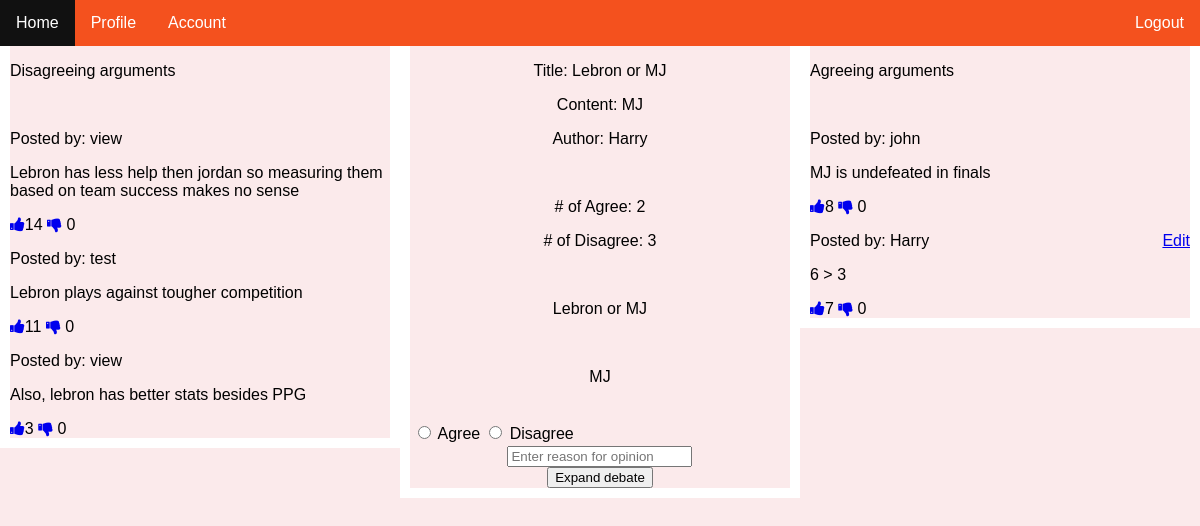
Page /discussionhome/view?title=Lebron+or+MJ&content=MJ&org_arg=1&author_id=1&org_author=Harry&argument_id=1 (signed in) on the committed database.
### ListenUp/models.py (models this page shows, shortened)
class singleArgument(db.Model):
    __tablename__='singlearguments'
    id = db.Column(db.Integer, primary_key=True)
    arguments_id = db.Column(db.Integer,ForeignKey('arguments.id'), nullable=False)
    author_id=db.Column(db.Integer,ForeignKey('user.id'), nullable=False)
    username = db.Column(db.String(20), nullable=False)
    content = db.Column(db.Text,nullable=False)
    date_posted = db.Column(db.DateTime,nullable=False,default=datetime.utcnow)
    agree_or_disagree = db.Column(db.Boolean, default = None)
    likes=db.Column(db.Integer, default=0)
    dislikes=db.Column(db.Integer, default=0)

class User(db.Model,UserMixin):
    __tablename__='user'
    id = db.Column(db.Integer, primary_key=True)
    username = db.Column(db.String(20), unique=True, nullable=False)
    email = db.Column(db.String(100), unique=True, nullable=False)
    password = db.Column(db.String(60), nullable=False)
    arguments = db.relationship('Arguments', backref='author', lazy=True)
    single_arguments = db.relationship('singleArgument', backref='author', lazy=True)

### ListenUp/routes.py (the view)
@app.route("/discussionhome/view", methods = ['GET', 'POST'])
@login_required
def view_debate():
    if request.args.get('likes')== "pressed" or request.args.get('dislikes') == "pressed":
        curr_id = current_user.get_id()
        user = load_user(curr_id)
        curr = singleArgument.query.filter_by(author_id=curr_id).first()
        use = User.query.filter_by(id=curr_id).first()
        arg=singleArgument.query.filter_by(content=request.args.get('subcontent')).first()
        if request.args.get('likes') =="pressed":
            arg.likes=arg.likes+1
            db.session.commit()
        else:
            arg.dislikes=arg.dislikes+1
            db.session.commit()
        right_args = singleArgument.query.filter_by(arguments_id=request.args.get('org_arg')).order_by(
            singleArgument.likes.desc())
        left_args = singleArgument.query.filter_by(arguments_id=request.args.get('org_arg')).order_by(
            singleArgument.likes.desc())
        left_len = 0
        right_len = 0
        for arg in left_args:
            if arg.agree_or_disagree == False:
                left_len += 1
        for arg2 in right_args:
            if arg2.agree_or_disagree == True:
                right_len += 1
        app.logger.info("YOLO ")
        return render_template('view_debate.html', title=request.args.get('title'),left_args=left_args,right_args=right_args,
                               argument_id=request.args.get('argument_id'), content=request.args.get('content'), curr=current_user,left_len=left_len,right_len=right_len,
                               subcontent=request.args.get('subcontent'), org_author=request.args.get('org_author'),author_id=curr_id, org_arg=request.args.get('org_arg'))
    else:
        curr_id = current_user.get_id()
        user = load_user(curr_id)
        curr = singleArgument.query.filter_by(author_id=curr_id).first()
        form = ExpandDebate(request.form)
        if request.method == 'POST' and form.validate():
            a_o_d = None
            if 'agree' in request.form:
                a_o_d = True
            else:
                a_o_d = False
            use = User.query.filter_by(id=curr_id).first()
            expand = singleArgument(arguments_id=request.args.get('org_arg'), author_id=curr_id,
                                    content=form.content.data, agree_or_disagree=a_o_d, username=use.username)
            db.session.add(expand)
            db.session.commit()
            right_args = singleArgument.query.filter_by(arguments_id=request.args.get('argument_id')).order_by(
                singleArgument.likes.desc())
            left_args = singleArgument.query.filter_by(arguments_id=request.args.get('argument_id')).order_by(
                singleArgument.likes.desc())
            left_len = 0
            right_len = 0
            for arg in left_args:
                if arg.agree_or_disagree == False:
                    left_len += 1
            for arg2 in right_args:
                if arg2.agree_or_disagree == True:
                    right_len += 1
            return render_template('view_debate.html', title=request.args.get('title'),
                                   arguments_id=request.args.get('argument_id'),
                                   content=request.args.get('content'), org_author=request.args.get('org_author'),
                                   sub_author=request.args.get('sub_author'),
                                   curr=current_user,
                                   right_args=right_args, left_args=left_args, left_len=left_len, right_len=right_len)
        else:
            author_id = request.args.get('author_id')
            right_args = singleArgument.query.filter_by(arguments_id=request.args.get('argument_id')).order_by(
            singleArgument.likes.desc())
            left_args = singleArgument.query.filter_by(arguments_id=request.args.get('argument_id')).order_by(
            singleArgument.likes.desc())
            left_len = 0
            right_len = 0
            for arg in left_args:
                if arg.agree_or_disagree == False:
                    left_len += 1
            for arg2 in right_args:
                if arg2.agree_or_disagree == True:
                    right_len += 1
            return render_template('view_debate.html', title=request.args.get('title'), curr=current_user,
                                   arguments_id=request.args.get('argument_id'),
                                   content=request.args.get('content'), org_author=request.args.get('org_author'), org_arg=request.args.get('org_arg'),
                                   author_id=author_id,
                                   right_args=right_args, left_args=left_args, left_len=left_len,
                                   right_len=right_len)  # return render_template('view_debate.html', title = request.args.get('title'), argument = request.args.get('content'), author = author.username)

### ListenUp/forms.py
class ExpandDebate(Form):
    content = TextAreaField('Content', [validators.Length(min=1, max=300), validators.DataRequired()],
                            render_kw={"placeholder": "Enter content..."})

### ListenUp/models.py (called while the page is built)
@login_manager.user_loader
def load_user(user_id):
    return User.query.get(int(user_id))

### ListenUp/templates/view_debate.html (shortened to what this page needs)
<!DOCTYPE html>
<html lang="en">
<head>
    <link rel="stylesheet" href="https://cdnjs.cloudflare.com/ajax/libs/font-awesome/4.7.0/css/font-awesome.min.css">
</head>
<body>
<ul>
  <li><a href={{ url_for('discussionhome') }}>Home</a></li>
  <li><a href="">Profile</a></li>
  <li><a href="">Account</a></li>
  <li style="float:right"><a href={{ url_for('logout') }}>Logout</a></li>
</ul>
<div class="row">
    <div class="column-left">
    <p>Disagreeing arguments</p><br>
        {% for larg in left_args %}
            {% if  larg.agree_or_disagree == False%}
    <div class = "box">
        <p>Posted by: {{ larg.author.username }}</p>
        <p> {{ larg.content }}</p>
        <a href ={{ url_for('view_debate', title=title,content=content,subcontent = larg.content, org_author=org_author,author_id = author_id, author = larg.author.username, argument_id=larg.id, org_arg=org_arg, likes="pressed") }}> <i class="fa fa-thumbs-up"></i></a>{{ larg.likes }}
        <a href ={{ url_for('view_debate',  title=title,content=content,subcontent = larg.content, org_author=org_author,author_id = author_id, author = larg.author.username, argument_id=larg.id, dislikes="pressed",org_arg=org_arg) }}> <i class="fa fa-thumbs-down"></i></a> {{ larg.dislikes }}
    </div>
            {% endif %}
        {% endfor %}
    </div>
    <div class="column-center">
        <div class = topicbox style="text-align:center">
       <p>
          Title:
           {{ title }}
       </p>
        <p>
            Content:
            {{ content }}
        </p>
            <p>
            Author:
                {{ org_author }}
            </p>
            <br>
<p># of Agree: {{ right_len }}</p>
         <p> # of Disagree: {{ left_len }}</p>
            <br>
            <form method = "POST" action="">
    <div class = "title">
        <p>
            {{ title }}
        </p>
        <br>
        <p>
            {{ content }}
        </p>
        <br>
        <div class = "a_o_d">
            <table>
                <tr><td><input type="radio" id="agree"name="aod" value="agree" style=""> Agree</td>
                    <td>
                <input type="radio" id="disagree" name="aod" value="disagree"> Disagree</td>
            </tr>
            </table>
        </div>
    </div>
       <div class="content">
        <input type="text" name="content" class="content" placeholder="Enter reason for opinion" value = {{ request.form.content }}>
    </div>
    <input type="submit" value = "Expand debate">
     </form>
        </div>
    </div>
    <div class="column-right">
    <p>Agreeing arguments</p><br>
      {% for rarg in right_args %}
          {% if rarg.agree_or_disagree==True %}
    <div class = "box">
{% if rarg.username == curr.username %}
    <a href={{ url_for( 'edit_debate', content=content,subcontent = rarg.content, author_id = author_id, author = rarg.author.username, argument_id=rarg.id)}} style="float:right;">Edit</a>
        {% endif %}
                <p>Posted by: {{ rarg.author.username }}</p>
              <p>{{ rarg.content }}</p>
              <a href ={{ url_for('view_debate', title=title, content=content,subcontent = rarg.content, author_id = author_id, author = author,org_author=org_author, argument_id=rarg.id, likes="pressed",org_arg=org_arg) }}> <i class="fa fa-thumbs-up"></i></a>{{ rarg.likes }}
              <a href ={{ url_for('view_debate', title=title, content=content,subcontent = rarg.content, author_id = author_id, author = author, org_author=org_author,argument_id=rarg.id, dislikes="pressed",org_arg=org_arg) }}> <i class="fa fa-thumbs-down"></i></a> {{ rarg.dislikes }}
          {% endif %}
        {% endfor %}
    </div>
</div>
</div>
</body>
</html>

### ListenUp/templates/view_debate.html (style rules this page uses)
html { height: 100%; }
body { margin:0; padding:0; background-color: #FBEAEB; background-size:cover; background-position:center; font-size: 16px; font-family: Geneva, sans-serif; font-weight: 400; }
.row { height: 100%; }
ul { list-style-type: none; margin: 0; padding: 0; overflow: hidden; background-color: #f4511e; }
li { float: left; }
li a { display: block; color: white; text-align: center; padding: 14px 16px; text-decoration: none; }
.column-left { float: left; width: 33.333%; border-left: 10px solid #ffffff; border-right: 10px solid #ffffff; border-bottom: 10px solid #ffffff; box-sizing: border-box; height: 100%; }
.column-right { float: right; width: 33.333%; height: 100%; border-left: 10px solid #ffffff; border-right: 10px solid #ffffff; border-bottom: 10px solid #ffffff; box-sizing: border-box; }
.column-center { display: inline-block; height: 100%; width: 33.333%; border-left: 10px solid #ffffff; border-right: 10px solid #ffffff; border-bottom: 10px solid #ffffff; box-sizing: border-box; }

### rows in the picture
singleArgument: author.username "view", content "Lebron has less help then jordan so measuring them based on team success makes no sense", likes "14", dislikes "0"
singleArgument: author.username "test", content "Lebron plays against tougher competition", likes "11", dislikes "0"
singleArgument: author.username "view", content "Also, lebron has better stats besides PPG", likes "3", dislikes "0"
singleArgument: author.username "john", content "MJ is undefeated in finals", likes "8", dislikes "0"
singleArgument: author.username "Harry", content "6 > 3", likes "7", dislikes "0"

### other values in the picture
{{ title }} "Lebron or MJ"
{{ content }} "MJ"
{{ org_author }} "Harry"
{{ right_len }} "2"
{{ left_len }} "3"
